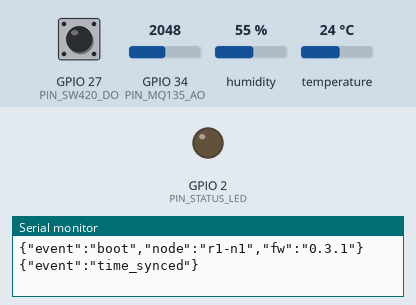
Simulated run of this sketch. Board: ESP32. On the bench: output pins drawn as LEDs (lit = HIGH), the last lines printed to the serial monitor. The inputs (shaded band) are chosen by the test bench; at power-on: GPIO 27 (PIN_SW420_DO) HIGH, GPIO 34 (PIN_MQ135_AO) = 2048, humidity 55 %, temperature 24 °C. WiFi joins after 1.5 s; servers stay silent unless stated; the local clock reads 2024-03-15 10:24:30 at power-on unless the sketch sets it; EEPROM starts erased; no MQTT or app messages arrive unless stated.

Above: at 0.1 s.
At 2.1 s:
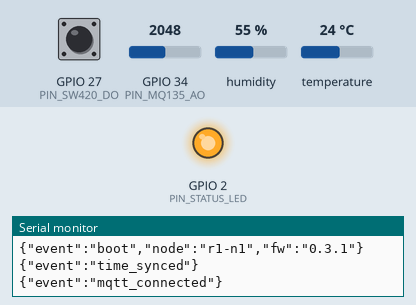
Timing chart, 0 to 3.6 s (numbered marks = the images above):
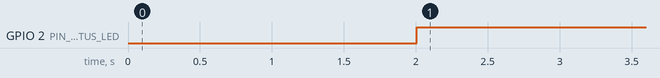

The sketch:

node_env_esp32.ino
```cpp
/*  =====================================================================
    RackSense - Environment node                              (fw 0.3.1)

    ESP32 Dev Module  +  DHT22  +  MQ135  +  SW-420
    ---------------------------------------------------------------------
    Publishes inlet temperature, humidity, dew point, an air-quality
    RATIO and a shock count to MQTT every 2 seconds.

    What this node will not do
      - report MQ135 ppm. The sensor is broadly cross-sensitive and
        strongly temperature/humidity dependent; a ppm figure from it
        would be a number with no justification behind it. We publish
        Rs/R0 against a clean-air baseline and nothing else.
      - publish an air-quality value before preheat is complete. The
        datasheet says "over 24 hours". Until then mq_warm is false and
        the field is omitted entirely, so the server reports
        SENSOR_WARMING_UP rather than showing a figure.
      - invent a reading. If the DHT22 read fails, the field is omitted.
        A dropped field is honest; a stale or interpolated one is not.
      - block. No delay() in loop(), no while(!connected). A node that
        blocks stops sampling, and a gap in the series is a gap in the
        forecast.

    Libraries
      PubSubClient 2.8+   - ArduinoJson 7+   - Adafruit DHT 1.4+
      Adafruit Unified Sensor   - Preferences (core)
    Board: "ESP32 Dev Module"
    ===================================================================== */

#include <Arduino.h>
#include <WiFi.h>
#include <PubSubClient.h>
#include <ArduinoJson.h>
#include <DHT.h>
#include <Preferences.h>
#include <time.h>

#include "config.h"
#include "secrets.h"

// ---------------------------------------------------------------------
//  Globals
// ---------------------------------------------------------------------
static WiFiClient   net;
static PubSubClient mqtt(net);
static DHT          dht(PIN_DHT22, DHT22);
static Preferences  prefs;

static uint32_t seqCounter      = 0;
static uint32_t firstBootEpoch  = 0;      // persisted; drives preheat tracking
static float    mqR0            = 0.0f;   // persisted clean-air baseline
static bool     mqR0Valid       = false;

// Latest sensor state. NAN means "no valid reading" and the field is omitted.
static float lastTempC = NAN;
static float lastRh    = NAN;
static float lastMqRs  = NAN;

static volatile uint32_t shockEdges   = 0;   // ISR-incremented
static volatile uint32_t lastShockUs  = 0;

static uint32_t tLastTelemetry = 0;
static uint32_t tLastDht       = 0;
static uint32_t tLastMq        = 0;
static uint32_t reconnectDelay = RECONNECT_MIN_MS;
static uint32_t tNextReconnect = 0;
static bool     timeSynced     = false;

// ---------------------------------------------------------------------
//  Offline ring buffer
//
//  Readings taken while the broker is unreachable. Replayed on
//  reconnect with their ORIGINAL timestamps so the server can mark them
//  backfilled instead of mistaking them for a burst of live data.
// ---------------------------------------------------------------------
struct Reading {
  uint32_t ts;
  uint32_t seq;
  float    tC, rh, dewC, mqRatio;
  bool     mqWarm;
  uint16_t shocks;
  int16_t  rssi;
};

static Reading ring[RINGBUF_ENTRIES];
static uint16_t ringHead = 0, ringCount = 0;

static void ringPush(const Reading& r) {
  ring[ringHead] = r;
  ringHead = (ringHead + 1) % RINGBUF_ENTRIES;
  if (ringCount < RINGBUF_ENTRIES) ringCount++;
}

static bool ringPop(Reading& out) {
  if (ringCount == 0) return false;
  uint16_t tail = (ringHead + RINGBUF_ENTRIES - ringCount) % RINGBUF_ENTRIES;
  out = ring[tail];
  ringCount--;
  return true;
}

// ---------------------------------------------------------------------
//  Shock ISR - SW-420 is a spring switch behind a comparator. It gives
//  a binary edge, not an amplitude, so all we can honestly report is a
//  debounced event count.
// ---------------------------------------------------------------------
static void IRAM_ATTR onShockEdge() {
  uint32_t now = micros();
  if (now - lastShockUs > (SHOCK_DEBOUNCE_MS * 1000UL)) {
    lastShockUs = now;
    shockEdges++;
  }
}

// ---------------------------------------------------------------------
//  Dew point - Magnus formula. Derived from two measurements of the
//  same air, so it stays quality "measured" at the server.
// ---------------------------------------------------------------------
static float dewPointC(float tC, float rh) {
  if (isnan(tC) || isnan(rh) || rh <= 0.0f) return NAN;
  const float a = 17.62f, b = 243.12f;
  float gamma = (a * tC) / (b + tC) + logf(rh / 100.0f);
  return (b * gamma) / (a - gamma);
}

// ---------------------------------------------------------------------
//  MQ135 - resistance, not ppm
// ---------------------------------------------------------------------
static float readMqRs() {
  // analogReadMilliVolts applies the per-chip ADC calibration, which the
  // raw 0-4095 count does not.
  uint32_t mvAdc = analogReadMilliVolts(PIN_MQ135_AO);
  float vSensor  = (float)mvAdc * MQ135_DIVIDER_RATIO;      // undo the 2:1 divider
  if (vSensor < 1.0f || vSensor >= MQ135_VCC_MV) return NAN; // open or shorted
  return MQ135_RL_OHMS * (MQ135_VCC_MV - vSensor) / vSensor;
}

static bool mqPreheatComplete() {
  if (!timeSynced || firstBootEpoch == 0) return false;
  uint32_t now = (uint32_t)time(nullptr);
  return (now > firstBootEpoch) &&
         ((now - firstBootEpoch) >= MQ135_PREHEAT_SECONDS);
}

// Clean-air calibration. Call only in known-clean air, after preheat.
// Triggered by a retained message on the cmd topic - never on its own,
// because a baseline captured in dirty air silently corrupts every
// later ratio.
static void calibrateMqR0() {
  const int N = 64;
  float sum = 0; int ok = 0;
  for (int i = 0; i < N; i++) {
    float rs = readMqRs();
    if (!isnan(rs)) { sum += rs; ok++; }
    delayMicroseconds(2000);
  }
  if (ok < N / 2) {
    Serial.println(F("{\"event\":\"mq_calibration_failed\",\"reason\":\"too few valid samples\"}"));
    return;
  }
  mqR0 = sum / ok;
  mqR0Valid = true;
  prefs.begin("racksense", false);
  prefs.putFloat("mq_r0", mqR0);
  prefs.end();
  Serial.printf("{\"event\":\"mq_calibrated\",\"r0_ohms\":%.1f,\"samples\":%d}\n", mqR0, ok);
}

// ---------------------------------------------------------------------
//  MQTT
// ---------------------------------------------------------------------
static void onMqttMessage(char* topic, byte* payload, unsigned int len) {
  // The cmd topic carries operational commands only. It can never carry
  // authorization of anything - authorization does not travel on a bus
  // that other devices can publish to.
  StaticJsonDocument<192> doc;
  if (deserializeJson(doc, payload, len)) return;
  const char* cmd = doc["cmd"] | "";
  if (strcmp(cmd, "calibrate_mq_r0") == 0) {
    if (mqPreheatComplete()) calibrateMqR0();
    else Serial.println(F("{\"event\":\"mq_calibration_refused\",\"reason\":\"preheat incomplete\"}"));
  }
}

static bool mqttConnect() {
  String cid = String("rs-") + NODE_ID + "-" + String((uint32_t)ESP.getEfuseMac(), HEX);

  // Last Will: if this node drops off, the broker publishes "offline"
  // for us. That is what gives the server free, truthful presence
  // detection instead of a timeout guess.
  bool ok = mqtt.connect(cid.c_str(), MQTT_USER, MQTT_PASSWORD,
                         TOPIC_STATUS, 1, true, "offline");
  if (!ok) return false;

  mqtt.publish(TOPIC_STATUS, "online", true);
  mqtt.subscribe(TOPIC_CMD);
  Serial.println(F("{\"event\":\"mqtt_connected\"}"));
  return true;
}

static bool publishReading(const Reading& r) {
  StaticJsonDocument<512> doc;
  doc["node"]     = NODE_ID;
  doc["tenant"]   = TENANT_ID;
  doc["seq"]      = r.seq;
  doc["ts"]       = r.ts;
  doc["fw"]       = FW_VERSION;

  // Omit any field we do not have. An absent field is honest; a
  // substituted default would be fabricated data.
  if (!isnan(r.tC))   doc["t_c"]   = serialized(String(r.tC, 2));
  if (!isnan(r.rh))   doc["rh"]    = serialized(String(r.rh, 1));
  if (!isnan(r.dewC)) doc["dew_c"] = serialized(String(r.dewC, 2));

  doc["mq_warm"] = r.mqWarm;
  if (r.mqWarm && !isnan(r.mqRatio)) doc["mq_ratio"] = serialized(String(r.mqRatio, 3));

  doc["shock_count"] = r.shocks;
  doc["rssi"]        = r.rssi;
  doc["uptime_s"]    = millis() / 1000UL;

  char buf[512];
  size_t n = serializeJson(doc, buf, sizeof(buf));
  return mqtt.publish(TOPIC_TELEMETRY, (const uint8_t*)buf, n, false);
}

static void flushRing() {
  Reading r;
  int budget = 10;                 // a few per loop; never a blocking burst
  while (budget-- > 0 && ringCount > 0) {
    uint16_t tail = (ringHead + RINGBUF_ENTRIES - ringCount) % RINGBUF_ENTRIES;
    if (!publishReading(ring[tail])) break;   // broker pushed back; try later
    ringPop(r);
  }
}

// ---------------------------------------------------------------------
//  Setup
// ---------------------------------------------------------------------
void setup() {
  Serial.begin(115200);
  delay(50);

  pinMode(PIN_STATUS_LED, OUTPUT);
  pinMode(PIN_SW420_DO, INPUT);
  attachInterrupt(digitalPinToInterrupt(PIN_SW420_DO), onShockEdge, FALLING);

  analogSetPinAttenuation(PIN_MQ135_AO, ADC_11db);   // full ~0-3.3 V span
  dht.begin();

  prefs.begin("racksense", false);
  mqR0           = prefs.getFloat("mq_r0", 0.0f);
  firstBootEpoch = prefs.getUInt("first_boot", 0);
  prefs.end();
  mqR0Valid = (mqR0 > 0.0f);

  WiFi.mode(WIFI_STA);
  WiFi.setAutoReconnect(true);
  WiFi.begin(WIFI_SSID, WIFI_PASSWORD);

  configTime(TZ_OFFSET_SEC, 0, NTP_SERVER_1, NTP_SERVER_2);

  mqtt.setServer(MQTT_HOST, MQTT_PORT);
  mqtt.setKeepAlive(MQTT_KEEPALIVE_S);
  mqtt.setBufferSize(MQTT_BUFFER_BYTES);   // before connect, always
  mqtt.setCallback(onMqttMessage);

  Serial.printf("{\"event\":\"boot\",\"node\":\"%s\",\"fw\":\"%s\"}\n", NODE_ID, FW_VERSION);
}

// ---------------------------------------------------------------------
//  Loop - non-blocking throughout
// ---------------------------------------------------------------------
void loop() {
  uint32_t now = millis();

  // --- time sync, and the first-boot epoch that preheat is measured from
  if (!timeSynced) {
    time_t t = time(nullptr);
    if (t > 1700000000) {                       // plausibly real wall clock
      timeSynced = true;
      if (firstBootEpoch == 0) {
        firstBootEpoch = (uint32_t)t;
        prefs.begin("racksense", false);
        prefs.putUInt("first_boot", firstBootEpoch);
        prefs.end();
      }
      Serial.println(F("{\"event\":\"time_synced\"}"));
    }
  }

  // --- MQTT connection, with capped exponential backoff
  if (WiFi.status() == WL_CONNECTED && !mqtt.connected()) {
    if (now >= tNextReconnect) {
      if (mqttConnect()) {
        reconnectDelay = RECONNECT_MIN_MS;
      } else {
        tNextReconnect = now + reconnectDelay;
        reconnectDelay = min(reconnectDelay * 2, (uint32_t)RECONNECT_MAX_MS);
      }
    }
  }
  if (mqtt.connected()) mqtt.loop();

  // --- DHT22: never faster than one read per 2 s
  if (now - tLastDht >= DHT_MIN_PERIOD_MS) {
    tLastDht = now;
    float t = dht.readTemperature();
    float h = dht.readHumidity();
    lastTempC = isnan(t) ? NAN : t;   // a failed read clears the value
    lastRh    = isnan(h) ? NAN : h;   // rather than keeping a stale one
  }

  // --- MQ135 resistance
  if (now - tLastMq >= MQ_SAMPLE_PERIOD_MS) {
    tLastMq = now;
    lastMqRs = readMqRs();
  }

  // --- publish window
  if (now - tLastTelemetry >= TELEMETRY_PERIOD_MS) {
    tLastTelemetry = now;

    noInterrupts();
    uint32_t shocks = shockEdges;
    shockEdges = 0;
    interrupts();

    bool warm = mqPreheatComplete() && mqR0Valid;

    Reading r;
    r.ts      = timeSynced ? (uint32_t)time(nullptr) : 0;
    r.seq     = ++seqCounter;
    r.tC      = lastTempC;
    r.rh      = lastRh;
    r.dewC    = dewPointC(lastTempC, lastRh);
    r.mqRatio = (warm && !isnan(lastMqRs)) ? (lastMqRs / mqR0) : NAN;
    r.mqWarm  = warm;
    r.shocks  = (uint16_t)min(shocks, (uint32_t)65535);
    r.rssi    = WiFi.RSSI();

    // Without a real clock the timestamp would be a guess, so we hold
    // the reading rather than stamping it with something invented.
    if (r.ts == 0) {
      // drop silently; the seq gap tells the server a sample was lost
    } else if (mqtt.connected()) {
      if (!publishReading(r)) ringPush(r);
    } else {
      ringPush(r);
    }

    digitalWrite(PIN_STATUS_LED, mqtt.connected() ? HIGH : LOW);
  }

  // --- replay anything buffered while offline
  if (mqtt.connected() && ringCount > 0) flushRing();
}
```

secrets.example.h
```cpp
// =====================================================================
//  RackSense - secrets.example.h
//
//  Copy to secrets.h and fill in. secrets.h is gitignored and must
//  NEVER be committed.
// =====================================================================
#pragma once

#define WIFI_SSID        "your-ssid"
#define WIFI_PASSWORD    "your-wifi-password"

// The Arduino UNO Q running Mosquitto + FastAPI.
// Use a static IP or a reserved DHCP lease - the firmware points here.
#define MQTT_HOST        "192.168.1.50"

// Per-node broker credentials (one username per node, not a shared one).
#define MQTT_USER        "node-r1-n1"
#define MQTT_PASSWORD    "change-me"
```

config.h
```cpp
// =====================================================================
//  RackSense - Environment node  -  config.h
//  Board: "ESP32 Dev Module" (classic ESP32, 38-pin)
//
//  EVERY pin is a named constant. Change them here and nowhere else.
//  These are the firmware defaults, chosen to avoid strapping pins and
//  ADC2 (unusable while Wi-Fi is active). If your bench differs, edit
//  this file only - no logic references a raw pin number.
// =====================================================================
#pragma once

// ---------------------------------------------------------------- identity
#define SITE_ID            "site-01"
#define RACK_ID            "rack-01"
#define NODE_ID            "r1-n1"
#define TENANT_ID          "t-alpha"      // declared mapping; the server is authoritative
#define FW_VERSION         "0.3.1"

// ---------------------------------------------------------------- pins
// DHT22 data line. 10k pull-up to 3V3 required.
#define PIN_DHT22          4

// MQ135 analog output, AFTER the mandatory 2:1 divider (10k/10k).
// GPIO34 is ADC1 and input-only. ADC2 pins CANNOT be read while Wi-Fi
// is active - never move this to GPIO 0/2/4/12-15/25-27.
#define PIN_MQ135_AO       34

// SW-420 digital output (interrupt-capable).
#define PIN_SW420_DO       27

// Onboard status LED (optional).
#define PIN_STATUS_LED     2

// ---------------------------------------------------------------- MQ135 analog chain
#define MQ135_DIVIDER_RATIO   2.0f      // two 10k resistors => Vsensor = Vadc * 2
#define MQ135_VCC_MV          5000.0f   // heater/module supply rail
#define MQ135_RL_OHMS         10000.0f  // load resistor on the module (check your board)

// Datasheet preheat is "over 24 hours". Tracked across reboots via NVS
// using the first-ever boot epoch, not millis().
#define MQ135_PREHEAT_SECONDS (24UL * 60UL * 60UL)

// ---------------------------------------------------------------- timing
#define TELEMETRY_PERIOD_MS   2000UL    // contract: publish every 2 s
#define DHT_MIN_PERIOD_MS     2000UL    // AM2302 cannot be read faster than this
#define MQ_SAMPLE_PERIOD_MS   500UL
#define SHOCK_WINDOW_MS       2000UL    // SW-420 events counted per publish window
#define SHOCK_DEBOUNCE_MS     50UL

// ---------------------------------------------------------------- network
#define MQTT_PORT             1883
#define MQTT_KEEPALIVE_S      15
#define MQTT_BUFFER_BYTES     1024      // MUST exceed topic + payload. The
                                        // PubSubClient default of 256 silently
                                        // drops publishes. This bug costs hours.
#define RECONNECT_MIN_MS      1000UL
#define RECONNECT_MAX_MS      30000UL

#define NTP_SERVER_1          "pool.ntp.org"
#define NTP_SERVER_2          "time.nist.gov"
#define TZ_OFFSET_SEC         0         // publish UTC; the server localises

// ---------------------------------------------------------------- offline buffer
// Readings held while the broker is unreachable, replayed on reconnect
// with their ORIGINAL timestamps and flagged backfilled by the server.
#define RINGBUF_ENTRIES       120       // ~4 minutes at 2 s cadence

// ---------------------------------------------------------------- topics
#define TOPIC_TELEMETRY    "dc/" SITE_ID "/" RACK_ID "/" NODE_ID "/telemetry"
#define TOPIC_STATUS       "dc/" SITE_ID "/" RACK_ID "/" NODE_ID "/status"
#define TOPIC_CMD          "dc/" SITE_ID "/" RACK_ID "/" NODE_ID "/cmd"
```

Measured:
- by itself, GPIO 2 (PIN_STATUS_LED): LOW → HIGH at 2.0 s
